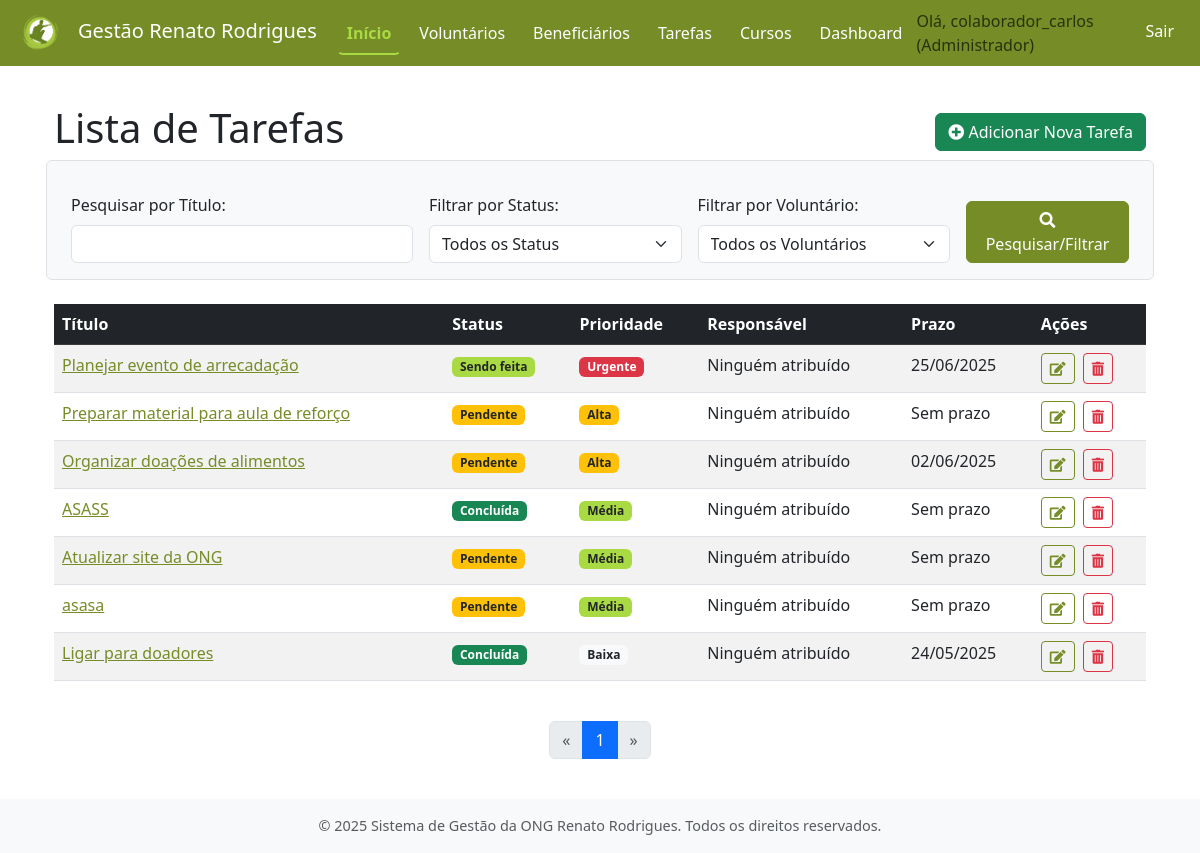
The page /tarefas/ (signed in) on the database as committed earlier.
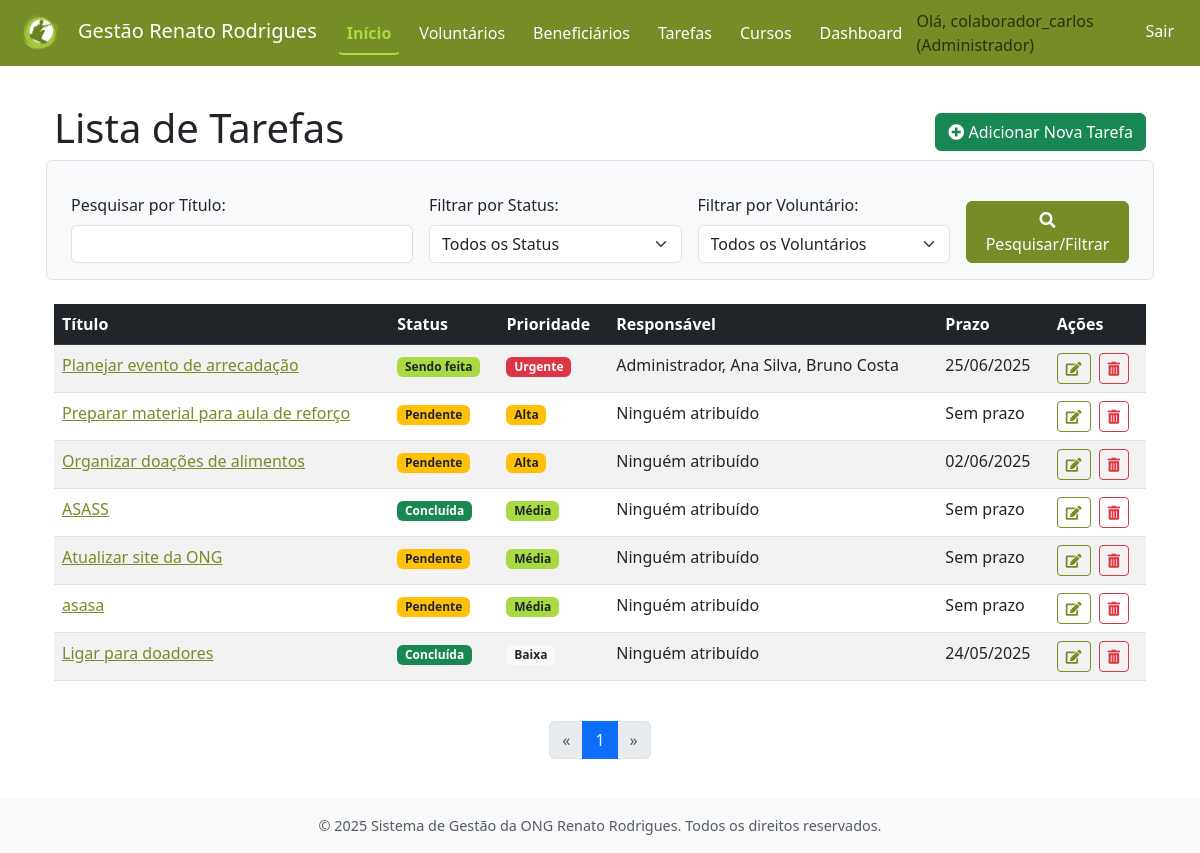
The same page on the database as committed later.
### tarefas/models.py (models this page shows, shortened)
class Tarefa(models.Model):
    STATUS_TAREFA = [
        ('PEND', 'Pendente'),
        ('FAZE', 'Sendo feita'),
        ('CONC', 'Concluída'),
        ('CANC', 'Cancelada'),
    ]
    PRIORIDADE_TAREFA = [
        (1, 'Baixa'),
        (2, 'Média'),
        (3, 'Alta'),
        (4, 'Urgente'),
    ]
    titulo = models.CharField(max_length=200, verbose_name='Título da Tarefa')
    descricao = models.TextField(verbose_name='Descrição Detalhada')
    status = models.CharField(
        max_length=4,
        choices=STATUS_TAREFA,
        default='PEND',
        verbose_name='Status'
    )
    prioridade = models.IntegerField(
        choices=PRIORIDADE_TAREFA,
        default=2,
        verbose_name='Prioridade'
    )
    data_criacao = models.DateTimeField(auto_now_add=True, verbose_name='Data de Criação')
    data_prevista_conclusao = models.DateField(blank=True, null=True, verbose_name='Prazo de Entrega')
    data_conclusao_efetiva = models.DateField(blank=True, null=True, verbose_name='Data de Conclusão Efetiva')
    voluntarios_responsaveis = models.ManyToManyField(
        'voluntarios.Voluntario',
        blank=True, # Uma tarefa pode ser criada sem voluntários inicialmente
        related_name='tarefas_responsaveis', # Novo related_name para evitar conflitos
        verbose_name='Voluntários Responsáveis'
    )
    atribuido_por = models.ForeignKey(
        settings.AUTH_USER_MODEL, # Usuário do sistema (Colaborador/Admin) que atribuiu
        on_delete=models.SET_NULL,
        null=True,
        blank=True, # Pode ser uma tarefa criada pelo próprio voluntário ou sistema
        related_name='tarefas_criadas',
        verbose_name='Atribuído Por'
    )
    observacoes = models.TextField(blank=True, null=True, verbose_name='Observações Adicionais')
    class Meta:
        verbose_name = 'Tarefa'
        verbose_name_plural = 'Tarefas'
        ordering = ['-prioridade', 'data_prevista_conclusao', 'titulo'] # Ordenar por prioridade (maior primeiro), depois prazo

### voluntarios/models.py (models this page shows, shortened)
class Voluntario(models.Model):
    usuario = models.OneToOneField(
        settings.AUTH_USER_MODEL,
        on_delete=models.CASCADE,
        verbose_name='Usuário',
        help_text='Conta de usuário associada a este voluntário.'
    )
    nome_completo = models.CharField(max_length=255, verbose_name='Nome Completo')
    cpf = models.CharField(max_length=14, unique=True, verbose_name='CPF', help_text='Formato: XXX.XXX.XXX-XX')
    rg = models.CharField(max_length=10, verbose_name='RG') # Tornando obrigatório
    data_nascimento = models.DateField(verbose_name='Data de Nascimento')
    telefone = models.CharField(max_length=20, blank=True, null=True, verbose_name='Telefone Celular', help_text='Formato: (XX) XXXXX-XXXX')
    cep = models.CharField(max_length=9, blank=True, null=True, verbose_name='CEP', help_text='Formato: XXXXX-XXX')
    logradouro = models.CharField(max_length=255, blank=True, null=True, verbose_name='Logradouro')
    numero_endereco = models.CharField(max_length=10, blank=True, null=True, verbose_name='Número')
    complemento_endereco = models.CharField(max_length=100, blank=True, null=True, verbose_name='Complemento')
    bairro = models.CharField(max_length=100, blank=True, null=True, verbose_name='Bairro')
    cidade = models.CharField(max_length=100, blank=True, null=True, verbose_name='Cidade')
    estado = models.CharField(max_length=2, blank=True, null=True, verbose_name='UF') # Sigla do estado, ex: SP
    areas_interesse = models.TextField(blank=True, null=True, verbose_name='Áreas de Interesse', help_text='Descreva as áreas em que o voluntário tem interesse em atuar.')
    disp_seg_m = models.BooleanField(default=False, verbose_name='Segunda (Manhã)')
    disp_seg_t = models.BooleanField(default=False, verbose_name='Segunda (Tarde)')
    disp_seg_n = models.BooleanField(default=False, verbose_name='Segunda (Noite)')
    disp_ter_m = models.BooleanField(default=False, verbose_name='Terça (Manhã)')
    disp_ter_t = models.BooleanField(default=False, verbose_name='Terça (Tarde)')
    disp_ter_n = models.BooleanField(default=False, verbose_name='Terça (Noite)')
    disp_qua_m = models.BooleanField(default=False, verbose_name='Quarta (Manhã)')
    disp_qua_t = models.BooleanField(default=False, verbose_name='Quarta (Tarde)')
    disp_qua_n = models.BooleanField(default=False, verbose_name='Quarta (Noite)')
    disp_qui_m = models.BooleanField(default=False, verbose_name='Quinta (Manhã)')
    disp_qui_t = models.BooleanField(default=False, verbose_name='Quinta (Tarde)')
    disp_qui_n = models.BooleanField(default=False, verbose_name='Quinta (Noite)')
    disp_sex_m = models.BooleanField(default=False, verbose_name='Sexta (Manhã)')
    disp_sex_t = models.BooleanField(default=False, verbose_name='Sexta (Tarde)')
    disp_sex_n = models.BooleanField(default=False, verbose_name='Sexta (Noite)')
    disp_sab_m = models.BooleanField(default=False, verbose_name='Sábado (Manhã)')
    disp_sab_t = models.BooleanField(default=False, verbose_name='Sábado (Tarde)')
    disp_sab_n = models.BooleanField(default=False, verbose_name='Sábado (Noite)')
    disp_dom_m = models.BooleanField(default=False, verbose_name='Domingo (Manhã)')
    disp_dom_t = models.BooleanField(default=False, verbose_name='Domingo (Tarde)')
    disp_dom_n = models.BooleanField(default=False, verbose_name='Domingo (Noite)')
    data_cadastro = models.DateTimeField(auto_now_add=True, verbose_name='Data de Cadastro')
    ativo = models.BooleanField(default=True, verbose_name='Ativo')
    data_inativacao = models.DateTimeField(null=True, blank=True, verbose_name='Data de Inativação')
    class Meta:
        verbose_name = 'Voluntário'
        verbose_name_plural = 'Voluntários'
        ordering = ['nome_completo']

### tarefas/views.py (the view)
# urls.py: path('', views.listar_tarefas, name='listar_tarefas'),
@login_required
def listar_tarefas(request):
    filtro_status = request.GET.get('status')
    filtro_voluntario_id = request.GET.get('voluntario')
    termo_pesquisa_titulo = request.GET.get('q_titulo')
    tarefas = Tarefa.objects.all()
    if termo_pesquisa_titulo:
        tarefas = tarefas.filter(titulo__icontains=termo_pesquisa_titulo)
    if filtro_status:
        tarefas = tarefas.filter(status=filtro_status)
    if filtro_voluntario_id:
        tarefas = tarefas.filter(voluntario_responsavel_id=filtro_voluntario_id)
    tarefas_list = tarefas.order_by('-prioridade', 'data_prevista_conclusao', 'titulo') # Renomeado
    paginator = Paginator(tarefas_list, 10) # 10 tarefas por página
    page_number = request.GET.get('page')
    try:
        page_obj = paginator.page(page_number)
    except PageNotAnInteger:
        page_obj = paginator.page(1)
    except EmptyPage:
        page_obj = paginator.page(paginator.num_pages)
    voluntarios_ativos = Voluntario.objects.filter(ativo=True)
    contexto = {
        'page_obj': page_obj, # Objeto da página atual
        'titulo_pagina': 'Lista de Tarefas',
        'status_choices': Tarefa.STATUS_TAREFA, # Para o filtro
        'voluntarios_ativos': voluntarios_ativos, # Para o filtro
        'filtro_status_atual': filtro_status,
        'filtro_voluntario_atual': int(filtro_voluntario_id) if filtro_voluntario_id else None,
        'termo_pesquisa_titulo_atual': termo_pesquisa_titulo, # Para preencher o campo de pesquisa
        'is_paginated': True # Para o template saber que há paginação
    }
    return render(request, 'tarefas/listar_tarefas.html', contexto)

### tarefas/templates/tarefas/listar_tarefas.html (shortened to what the changed rows need)
{% extends "core/base.html" %}
{% block content %}
<div class="container mt-4">
    <div class="d-flex justify-content-between align-items-center mb-3">
        <h1>{{ titulo_pagina }}</h1>
    </div>
    {% if page_obj.object_list %}
        <div class="table-responsive">
            <table class="table table-striped table-hover">
                <thead class="table-dark">
                    <tr>
                        <th>Título</th>
                        <th>Status</th>
                        <th>Prioridade</th>
                        <th>Responsável</th>
                        <th>Prazo</th>
                        <th>Ações</th>
                    </tr>
                </thead>
                <tbody>
                    {% for tarefa in page_obj %}
                    <tr>
                        <td>
                            <a href="{% url 'tarefas:detalhar_tarefa' tarefa.id %}">
                                {{ tarefa.titulo }}
                            </a>
                        </td>
                        <td>
                            <span class="badge
                                {% if tarefa.status == 'PEND' %}bg-warning text-dark{% endif %}
                                {% if tarefa.status == 'FAZE' %}bg-info text-dark{% endif %}
                                {% if tarefa.status == 'CONC' %}bg-success{% endif %}
                            ">{{ tarefa.get_status_display }}</span>
                        </td>
                        <td>
                            <span class="badge
                                {% if tarefa.prioridade == 4 %}bg-danger{% endif %}
                                {% if tarefa.prioridade == 3 %}bg-warning text-dark{% endif %}
                                {% if tarefa.prioridade == 2 %}bg-info text-dark{% endif %}
                                {% if tarefa.prioridade == 1 %}bg-light text-dark{% endif %}
                            ">{{ tarefa.get_prioridade_display }}</span>
                        </td>
                        <td>
                            {% for voluntario in tarefa.voluntarios_responsaveis.all %}
                                {{ voluntario.nome_completo }}{% if not forloop.last %}, {% endif %}
                            {% empty %}
                                Ninguém atribuído
                            {% endfor %}
                        </td>
                        <td>{{ tarefa.data_prevista_conclusao|date:"d/m/Y"|default:"Sem prazo" }}</td>
                        <td>
                            <a href="{% url 'tarefas:editar_tarefa' tarefa.id %}" class="btn btn-sm btn-outline-primary me-1" title="Editar">
                                <i class="fas fa-edit"></i>
                            </a>
                            {% if request.user.tipo_usuario == 'ADMIN' %}
                            <a href="{% url 'tarefas:excluir_tarefa' tarefa.id %}" class="btn btn-sm btn-outline-danger" title="Excluir">
                                <i class="fas fa-trash-alt"></i>
                            </a>
                            {% endif %}
                        </td>
                    </tr>
                    {% endfor %}
                </tbody>
            </table>
        </div>
        {% if is_paginated %}
        <nav aria-label="Paginação de tarefas" class="mt-4">
            <ul class="pagination justify-content-center">
                {% for num in page_obj.paginator.page_range %}
                {% if page_obj.number == num %}
                <li class="page-item active" aria-current="page"><span class="page-link">{{ num }}</span></li>
                {% endif %}
                {% endfor %}
            </ul>
        </nav>
        {% endif %}
    {% endif %}
</div>
{% endblock content %}

Rows that differ between the two databases and show on the page:
changed Tarefa "Planejar evento de arrecadação": gains Voluntario (nome_completo "Administrador"); gains Voluntario (nome_completo "Bruno Costa"); no longer shows "Ninguém atribuído"
added Voluntario: nome_completo "Ana Silva", shown under Tarefa "Planejar evento de arrecadação"
